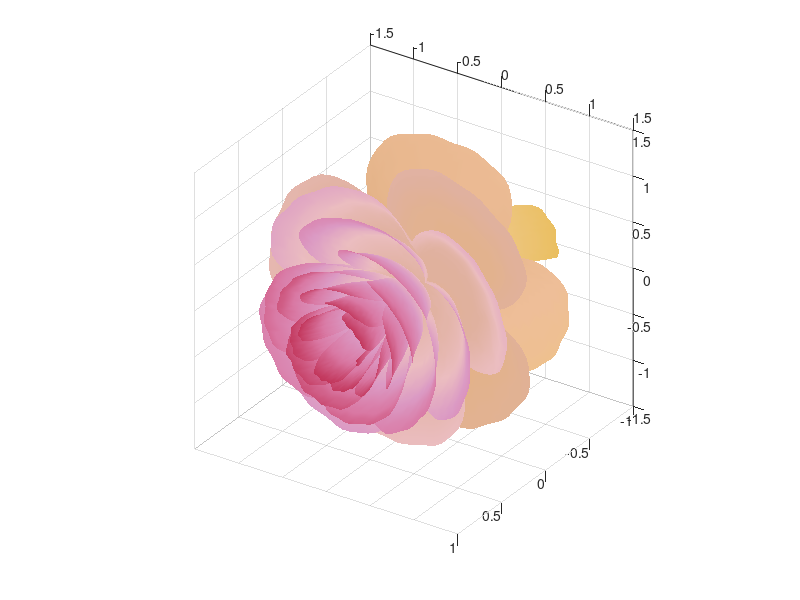

This chart was generated by the following MATLAB code:
grid on
[x,t]=meshgrid((0:24)./24,(0:0.5:575)./575.*20.*pi-4*pi);
p=(pi/2)*exp(-t./(8*pi));
change=sin(20*t)/150;
u=1-(1-mod(3.3*t,2*pi)./pi).^4./2+change;
y=2*(x.^2-x).^2.*sin(p);

r=u.*(x.*sin(p)+y.*cos(p)).*1.5;
h=u.*(x.*cos(p)-y.*sin(p));

map=[0.9176    0.7490    0.3765
    0.9188    0.7513    0.3879
    0.9200    0.7537    0.3992
    0.9211    0.7560    0.4106
    0.9223    0.7584    0.4220
    0.9235    0.7608    0.4334
    0.9247    0.7631    0.4447
    0.9259    0.7654    0.4561
    0.9270    0.7678    0.4675
    0.9282    0.7702    0.4788
    0.9294    0.7725    0.4902
    0.9298    0.7698    0.5008
    0.9302    0.7670    0.5114
    0.9306    0.7643    0.5220
    0.9310    0.7615    0.5326
    0.9314    0.7588    0.5432
    0.9317    0.7561    0.5537
    0.9321    0.7533    0.5643
    0.9325    0.7506    0.5749
    0.9329    0.7478    0.5855
    0.9333    0.7451    0.5961
    0.9290    0.7404    0.5894
    0.9247    0.7357    0.5828
    0.9204    0.7310    0.5761
    0.9161    0.7263    0.5694
    0.9118    0.7215    0.5627
    0.9074    0.7168    0.5561
    0.9031    0.7121    0.5494
    0.8988    0.7074    0.5427
    0.8945    0.7027    0.5361
    0.8902    0.6980    0.5294
    0.8890    0.6976    0.5388
    0.8878    0.6972    0.5482
    0.8867    0.6968    0.5576
    0.8855    0.6964    0.5670
    0.8843    0.6961    0.5765
    0.8831    0.6957    0.5859
    0.8819    0.6953    0.5953
    0.8808    0.6949    0.6047
    0.8796    0.6945    0.6141
    0.8784    0.6941    0.6235
    0.8827    0.6988    0.6364
    0.8870    0.7035    0.6494
    0.8914    0.7082    0.6623
    0.8957    0.7129    0.6753
    0.9000    0.7177    0.6882
    0.9043    0.7224    0.7011
    0.9086    0.7271    0.7141
    0.9130    0.7318    0.7270
    0.9173    0.7365    0.7400
    0.9216    0.7412    0.7529
    0.9153    0.7275    0.7545
    0.9090    0.7137    0.7560
    0.9028    0.7000    0.7576
    0.8965    0.6863    0.7592
    0.8902    0.6725    0.7608
    0.8839    0.6588    0.7623
    0.8776    0.6451    0.7639
    0.8714    0.6314    0.7655
    0.8651    0.6176    0.7670
    0.8588    0.6039    0.7686
    0.8580    0.5906    0.7557
    0.8572    0.5772    0.7427
    0.8565    0.5639    0.7298
    0.8557    0.5506    0.7168
    0.8549    0.5373    0.7039
    0.8541    0.5239    0.6910
    0.8533    0.5106    0.6780
    0.8526    0.4973    0.6651
    0.8518    0.4839    0.6521
    0.8510    0.4706    0.6392
    0.8420    0.4447    0.6110
    0.8330    0.4188    0.5827
    0.8239    0.3930    0.5545
    0.8149    0.3671    0.5263
    0.8059    0.3412    0.4980
    0.7969    0.3153    0.4698
    0.7879    0.2894    0.4416
    0.7788    0.2636    0.4134
    0.7698    0.2377    0.3851
    0.7608    0.2118    0.3569];
set(gca,'CameraPosition',[2 2 2])
hold on
surface(r.*cos(t),r.*sin(t),h,'EdgeAlpha',0.1,...
    'EdgeColor',[0.5 0.5 0.5],'FaceColor','interp')
colormap(map)

